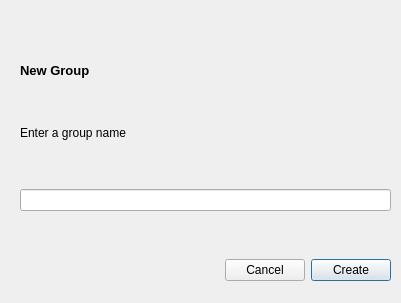
<?xml version="1.0" encoding="UTF-8"?>
<ui version="4.0">
 <class>Dialog</class>
 <widget class="QDialog" name="Dialog">
  <property name="windowModality">
   <enum>Qt::WindowModality::WindowModal</enum>
  </property>
  <property name="geometry">
   <rect>
    <x>0</x>
    <y>0</y>
    <width>401</width>
    <height>303</height>
   </rect>
  </property>
  <property name="windowTitle">
   <string>New Connection Group</string>
  </property>
  <widget class="QWidget" name="layoutWidget">
   <property name="geometry">
    <rect>
     <x>20</x>
     <y>20</y>
     <width>371</width>
     <height>261</height>
    </rect>
   </property>
   <layout class="QGridLayout" name="gridLayout">
    <item row="7" column="2">
     <widget class="QPushButton" name="pushButton_2">
      <property name="text">
       <string>Create</string>
      </property>
     </widget>
    </item>
    <item row="1" column="0" colspan="3">
     <widget class="QLabel" name="label_3">
      <property name="font">
       <font>
        <pointsize>10</pointsize>
        <bold>true</bold>
       </font>
      </property>
      <property name="text">
       <string>New Group</string>
      </property>
     </widget>
    </item>
    <item row="5" column="0" colspan="3">
     <widget class="QLineEdit" name="lineEdit">
      <property name="text">
       <string/>
      </property>
     </widget>
    </item>
    <item row="6" column="0" colspan="2">
     <spacer name="verticalSpacer_2">
      <property name="orientation">
       <enum>Qt::Orientation::Vertical</enum>
      </property>
      <property name="sizeHint" stdset="0">
       <size>
        <width>20</width>
        <height>40</height>
       </size>
      </property>
     </spacer>
    </item>
    <item row="7" column="1">
     <widget class="QPushButton" name="pushButton">
      <property name="text">
       <string>Cancel</string>
      </property>
     </widget>
    </item>
    <item row="0" column="0" colspan="2">
     <spacer name="verticalSpacer">
      <property name="orientation">
       <enum>Qt::Orientation::Vertical</enum>
      </property>
      <property name="sizeHint" stdset="0">
       <size>
        <width>20</width>
        <height>40</height>
       </size>
      </property>
     </spacer>
    </item>
    <item row="7" column="0">
     <spacer name="horizontalSpacer">
      <property name="orientation">
       <enum>Qt::Orientation::Horizontal</enum>
      </property>
      <property name="sizeHint" stdset="0">
       <size>
        <width>40</width>
        <height>20</height>
       </size>
      </property>
     </spacer>
    </item>
    <item row="2" column="0">
     <spacer name="verticalSpacer_3">
      <property name="orientation">
       <enum>Qt::Orientation::Vertical</enum>
      </property>
      <property name="sizeHint" stdset="0">
       <size>
        <width>20</width>
        <height>40</height>
       </size>
      </property>
     </spacer>
    </item>
    <item row="4" column="0">
     <spacer name="verticalSpacer_4">
      <property name="orientation">
       <enum>Qt::Orientation::Vertical</enum>
      </property>
      <property name="sizeHint" stdset="0">
       <size>
        <width>20</width>
        <height>40</height>
       </size>
      </property>
     </spacer>
    </item>
    <item row="3" column="0">
     <widget class="QLabel" name="label_2">
      <property name="text">
       <string>Enter a group name</string>
      </property>
     </widget>
    </item>
   </layout>
  </widget>
 </widget>
 <resources/>
 <connections/>
</ui>
